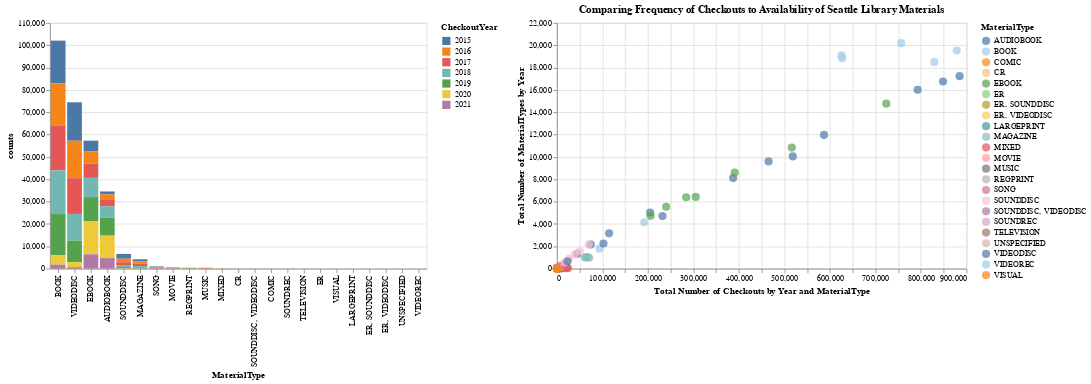

Notebook cell for this chart:
### Markdown cell above
So here we used Altair's horizontal concatenation to place our charts next to each other (you can read more about how to concat here https://altair-viz.github.io/user_guide/compound_charts.html#hconcat-chart) but it's not quite working. Let's tweak our code!

### Code cell
alt.hconcat(chart, chart1).resolve_scale(color='independent')

### Figure 1 — Vega-Lite specification as saved in the notebook (floating-point values rounded to 4 significant figures)
{"config": {"view": {"continuousWidth": 400, "continuousHeight": 300}}, "hconcat": [{"data": {"name": "data-c2dd5e1f1a5430265fd9093d1d9f1eaa"}, "mark": "bar", "encoding": {"color": {"type": "nominal", "field": "CheckoutYear"}, "opacity": {"condition": {"value": 1, "selection": "selector051"}, "value": 0.2}, "tooltip": [{"type": "nominal", "field": "MaterialType"}, {"type": "quantitative", "field": "counts"}, {"type": "quantitative", "field": "CheckoutYear"}], "x": {"type": "nominal", "field": "MaterialType", "sort": "-y"}, "y": {"type": "quantitative", "field": "counts"}}, "selection": {"selector051": {"type": "multi", "fields": ["CheckoutYear"], "bind": "legend"}}}, {"data": {"name": "data-91288d054c8f7ace7b336f2787a4fe37"}, "mark": {"type": "circle", "size": 100}, "encoding": {"color": {"type": "nominal", "field": "MaterialType", "scale": {"scheme": "tableau20"}}, "tooltip": [{"type": "nominal", "field": "MaterialType"}, {"type": "quantitative", "field": "counts"}, {"type": "quantitative", "field": "total_checkouts"}], "x": {"type": "quantitative", "axis": {"title": "Total Number of Checkouts by Year and MaterialType"}, "field": "total_checkouts"}, "y": {"type": "quantitative", "axis": {"title": "Total Number of MaterialTypes by Year"}, "field": "counts"}}, "height": 300, "title": "Comparing Frequency of Checkouts to Availability of Seattle Library Materials", "width": 500}], "resolve": {"scale": {"color": "independent"}}, "$schema": "https://vega.github.io/schema/vega-lite/v4.8.1.json", "datasets": {"data-c2dd5e1f1a5430265fd9093d1d9f1eaa": [{"MaterialType": "AUDIOBOOK", "CheckoutYear": 2015, "counts": 1321}, {"MaterialType": "AUDIOBOOK", "CheckoutYear": 2016, "counts": 2163}, {"MaterialType": "AUDIOBOOK", "CheckoutYear": 2017, "counts": 3164}, {"MaterialType": "AUDIOBOOK", "CheckoutYear": 2018, "counts": 5027}, {"MaterialType": "AUDIOBOOK", "CheckoutYear": 2019, "counts": 8111}, {"MaterialType": "AUDIOBOOK", "CheckoutYear": 2020, "counts": 10050}, {"MaterialType": "AUDIOBOOK", "CheckoutYear": 2021, "counts": 4706}, {"MaterialType": "BOOK", "CheckoutYear": 2015, "counts": 19087}, {"MaterialType": "BOOK", "CheckoutYear": 2016, "counts": 18844}, {"MaterialType": "BOOK", "CheckoutYear": 2017, "counts": 20187}, {"MaterialType": "BOOK", "CheckoutYear": 2018, "counts": 19524}, {"MaterialType": "BOOK", "CheckoutYear": 2019, "counts": 18495}, {"MaterialType": "BOOK", "CheckoutYear": 2020, "counts": 4151}, {"MaterialType": "BOOK", "CheckoutYear": 2021, "counts": 1788}, {"MaterialType": "COMIC", "CheckoutYear": 2016, "counts": 1}, {"MaterialType": "COMIC", "CheckoutYear": 2017, "counts": 43}, {"MaterialType": "COMIC", "CheckoutYear": 2018, "counts": 39}, {"MaterialType": "CR", "CheckoutYear": 2015, "counts": 24}, {"MaterialType": "CR", "CheckoutYear": 2016, "counts": 25}, {"MaterialType": "CR", "CheckoutYear": 2017, "counts": 24}, {"MaterialType": "CR", "CheckoutYear": 2018, "counts": 18}, {"MaterialType": "CR", "CheckoutYear": 2019, "counts": 17}, {"MaterialType": "CR", "CheckoutYear": 2020, "counts": 4}, {"MaterialType": "EBOOK", "CheckoutYear": 2015, "counts": 4732}, {"MaterialType": "EBOOK", "CheckoutYear": 2016, "counts": 5540}, {"MaterialType": "EBOOK", "CheckoutYear": 2017, "counts": 6394}, {"MaterialType": "EBOOK", "CheckoutYear": 2018, "counts": 8607}, {"MaterialType": "EBOOK", "CheckoutYear": 2019, "counts": 10837}, {"MaterialType": "EBOOK", "CheckoutYear": 2020, "counts": 14769}, {"MaterialType": "EBOOK", "CheckoutYear": 2021, "counts": 6420}, {"MaterialType": "ER", "CheckoutYear": 2015, "counts": 8}, {"MaterialType": "ER", "CheckoutYear": 2016, "counts": 1}, {"MaterialType": "ER", "CheckoutYear": 2017, "counts": 10}, {"MaterialType": "ER", "CheckoutYear": 2018, "counts": 11}, {"MaterialType": "ER", "CheckoutYear": 2020, "counts": 2}, {"MaterialType": "ER", "CheckoutYear": 2021, "counts": 2}, {"MaterialType": "ER, SOUNDDISC", "CheckoutYear": 2015, "counts": 1}, {"MaterialType": "ER, SOUNDDISC", "CheckoutYear": 2016, "counts": 2}, {"MaterialType": "ER, SOUNDDISC", "CheckoutYear": 2017, "counts": 6}, {"MaterialType": "ER, SOUNDDISC", "CheckoutYear": 2018, "counts": 1}, {"MaterialType": "ER, VIDEODISC", "CheckoutYear": 2019, "counts": 8}, {"MaterialType": "ER, VIDEODISC", "CheckoutYear": 2020, "counts": 1}, {"MaterialType": "LARGEPRINT", "CheckoutYear": 2015, "counts": 6}, {"MaterialType": "LARGEPRINT", "CheckoutYear": 2017, "counts": 1}, {"MaterialType": "LARGEPRINT", "CheckoutYear": 2018, "counts": 9}, {"MaterialType": "LARGEPRINT", "CheckoutYear": 2019, "counts": 2}, {"MaterialType": "LARGEPRINT", "CheckoutYear": 2021, "counts": 1}, {"MaterialType": "MAGAZINE", "CheckoutYear": 2015, "counts": 1001}, {"MaterialType": "MAGAZINE", "CheckoutYear": 2016, "counts": 1033}, {"MaterialType": "MAGAZINE", "CheckoutYear": 2017, "counts": 1014}, {"MaterialType": "MAGAZINE", "CheckoutYear": 2018, "counts": 977}, {"MaterialType": "MAGAZINE", "CheckoutYear": 2019, "counts": 172}, {"MaterialType": "MIXED", "CheckoutYear": 2015, "counts": 24}, {"MaterialType": "MIXED", "CheckoutYear": 2016, "counts": 33}, {"MaterialType": "MIXED", "CheckoutYear": 2017, "counts": 32}, {"MaterialType": "MIXED", "CheckoutYear": 2018, "counts": 36}, {"MaterialType": "MIXED", "CheckoutYear": 2019, "counts": 46}, {"MaterialType": "MIXED", "CheckoutYear": 2020, "counts": 19}, {"MaterialType": "MIXED", "CheckoutYear": 2021, "counts": 5}, {"MaterialType": "MOVIE", "CheckoutYear": 2015, "counts": 143}, {"MaterialType": "MOVIE", "CheckoutYear": 2016, "counts": 172}, {"MaterialType": "MOVIE", "CheckoutYear": 2017, "counts": 198}, {"MaterialType": "MOVIE", "CheckoutYear": 2018, "counts": 83}, {"MaterialType": "MUSIC", "CheckoutYear": 2015, "counts": 105}, {"MaterialType": "MUSIC", "CheckoutYear": 2016, "counts": 97}, {"MaterialType": "MUSIC", "CheckoutYear": 2017, "counts": 125}, {"MaterialType": "MUSIC", "CheckoutYear": 2018, "counts": 54}, {"MaterialType": "MUSIC", "CheckoutYear": 2019, "counts": 1}, {"MaterialType": "REGPRINT", "CheckoutYear": 2015, "counts": 26}, {"MaterialType": "REGPRINT", "CheckoutYear": 2016, "counts": 46}, {"MaterialType": "REGPRINT", "CheckoutYear": 2017, "counts": 32}, {"MaterialType": "REGPRINT", "CheckoutYear": 2018, "counts": 114}, {"MaterialType": "REGPRINT", "CheckoutYear": 2019, "counts": 164}, {"MaterialType": "REGPRINT", "CheckoutYear": 2020, "counts": 36}, {"MaterialType": "REGPRINT", "CheckoutYear": 2021, "counts": 29}, {"MaterialType": "SONG", "CheckoutYear": 2015, "counts": 339}, {"MaterialType": "SONG", "CheckoutYear": 2016, "counts": 345}, {"MaterialType": "SONG", "CheckoutYear": 2017, "counts": 248}, {"MaterialType": "SONG", "CheckoutYear": 2018, "counts": 43}, {"MaterialType": "SOUNDDISC", "CheckoutYear": 2015, "counts": 2159}, {"MaterialType": "SOUNDDISC", "CheckoutYear": 2016, "counts": 1570}, {"MaterialType": "SOUNDDISC", "CheckoutYear": 2017, "counts": 1275}, {"MaterialType": "SOUNDDISC", "CheckoutYear": 2018, "counts": 899}, {"MaterialType": "SOUNDDISC", "CheckoutYear": 2019, "counts": 580}, {"MaterialType": "SOUNDDISC", "CheckoutYear": 2020, "counts": 98}, {"MaterialType": "SOUNDDISC", "CheckoutYear": 2021, "counts": 12}, {"MaterialType": "SOUNDDISC, VIDEODISC", "CheckoutYear": 2015, "counts": 38}, {"MaterialType": "SOUNDDISC, VIDEODISC", "CheckoutYear": 2016, "counts": 21}, {"MaterialType": "SOUNDDISC, VIDEODISC", "CheckoutYear": 2017, "counts": 24}, {"MaterialType": "SOUNDDISC, VIDEODISC", "CheckoutYear": 2018, "counts": 6}, {"MaterialType": "SOUNDREC", "CheckoutYear": 2015, "counts": 34}, {"MaterialType": "SOUNDREC", "CheckoutYear": 2016, "counts": 26}, {"MaterialType": "SOUNDREC", "CheckoutYear": 2017, "counts": 13}, {"MaterialType": "SOUNDREC", "CheckoutYear": 2018, "counts": 6}, {"MaterialType": "SOUNDREC", "CheckoutYear": 2019, "counts": 3}, {"MaterialType": "TELEVISION", "CheckoutYear": 2015, "counts": 7}, {"MaterialType": "TELEVISION", "CheckoutYear": 2016, "counts": 17}, {"MaterialType": "TELEVISION", "CheckoutYear": 2017, "counts": 5}, {"MaterialType": "TELEVISION", "CheckoutYear": 2018, "counts": 10}, {"MaterialType": "UNSPECIFIED", "CheckoutYear": 2021, "counts": 2}, {"MaterialType": "VIDEODISC", "CheckoutYear": 2015, "counts": 17230}, {"MaterialType": "VIDEODISC", "CheckoutYear": 2016, "counts": 16755}, {"MaterialType": "VIDEODISC", "CheckoutYear": 2017, "counts": 16006}, {"MaterialType": "VIDEODISC", "CheckoutYear": 2018, "counts": 11975}, {"MaterialType": "VIDEODISC", "CheckoutYear": 2019, "counts": 9596}, {"MaterialType": "VIDEODISC", "CheckoutYear": 2020, "counts": 2253}, {"MaterialType": "VIDEODISC", "CheckoutYear": 2021, "counts": 658}, {"MaterialType": "VIDEOREC", "CheckoutYear": 2017, "counts": 2}, {"MaterialType": "VISUAL", "CheckoutYear": 2015, "counts": 13}, {"MaterialType": "VISUAL", "CheckoutYear": 2016, "counts": 14}, {"MaterialType": "VISUAL", "CheckoutYear": 2017, "counts": 4}], "data-91288d054c8f7ace7b336f2787a4fe37": [{"MaterialType": "AUDIOBOOK", "CheckoutYear": 2015, "counts": 1321, "total_checkouts": 44663}, {"MaterialType": "AUDIOBOOK", "CheckoutYear": 2016, "counts": 2163, "total_checkouts": 74295}, {"MaterialType": "AUDIOBOOK", "CheckoutYear": 2017, "counts": 3164, "total_checkouts": 114625}, {"MaterialType": "AUDIOBOOK", "CheckoutYear": 2018, "counts": 5027, "total_checkouts": 204860}, {"MaterialType": "AUDIOBOOK", "CheckoutYear": 2019, "counts": 8111, "total_checkouts": 387261}, {"MaterialType": "AUDIOBOOK", "CheckoutYear": 2020, "counts": 10050, "total_checkouts": 518403}, {"MaterialType": "AUDIOBOOK", "CheckoutYear": 2021, "counts": 4706, "total_checkouts": 232019}, {"MaterialType": "BOOK", "CheckoutYear": 2015, "counts": 19087, "total_checkouts": 625294}, {"MaterialType": "BOOK", "CheckoutYear": 2016, "counts": 18844, "total_checkouts": 626790}, {"MaterialType": "BOOK", "CheckoutYear": 2017, "counts": 20187, "total_checkouts": 756614}, {"MaterialType": "BOOK", "CheckoutYear": 2018, "counts": 19524, "total_checkouts": 878787}, {"MaterialType": "BOOK", "CheckoutYear": 2019, "counts": 18495, "total_checkouts": 829383}, {"MaterialType": "BOOK", "CheckoutYear": 2020, "counts": 4151, "total_checkouts": 191953}, {"MaterialType": "BOOK", "CheckoutYear": 2021, "counts": 1788, "total_checkouts": 93416}, {"MaterialType": "COMIC", "CheckoutYear": 2016, "counts": 1, "total_checkouts": 20}, {"MaterialType": "COMIC", "CheckoutYear": 2017, "counts": 43, "total_checkouts": 1159}, {"MaterialType": "COMIC", "CheckoutYear": 2018, "counts": 39, "total_checkouts": 1184}, {"MaterialType": "CR", "CheckoutYear": 2015, "counts": 24, "total_checkouts": 917}, {"MaterialType": "CR", "CheckoutYear": 2016, "counts": 25, "total_checkouts": 1000}, {"MaterialType": "CR", "CheckoutYear": 2017, "counts": 24, "total_checkouts": 1122}, {"MaterialType": "CR", "CheckoutYear": 2018, "counts": 18, "total_checkouts": 943}, {"MaterialType": "CR", "CheckoutYear": 2019, "counts": 17, "total_checkouts": 701}, {"MaterialType": "CR", "CheckoutYear": 2020, "counts": 4, "total_checkouts": 169}, {"MaterialType": "EBOOK", "CheckoutYear": 2015, "counts": 4732, "total_checkouts": 205799}, {"MaterialType": "EBOOK", "CheckoutYear": 2016, "counts": 5540, "total_checkouts": 240077}, {"MaterialType": "EBOOK", "CheckoutYear": 2017, "counts": 6394, "total_checkouts": 284035}, {"MaterialType": "EBOOK", "CheckoutYear": 2018, "counts": 8607, "total_checkouts": 390728}, {"MaterialType": "EBOOK", "CheckoutYear": 2019, "counts": 10837, "total_checkouts": 516170}, {"MaterialType": "EBOOK", "CheckoutYear": 2020, "counts": 14769, "total_checkouts": 723980}, {"MaterialType": "EBOOK", "CheckoutYear": 2021, "counts": 6420, "total_checkouts": 305224}, {"MaterialType": "ER", "CheckoutYear": 2015, "counts": 8, "total_checkouts": 248}, {"MaterialType": "ER", "CheckoutYear": 2016, "counts": 1, "total_checkouts": 20}, {"MaterialType": "ER", "CheckoutYear": 2017, "counts": 10, "total_checkouts": 408}, {"MaterialType": "ER", "CheckoutYear": 2018, "counts": 11, "total_checkouts": 1227}, {"MaterialType": "ER", "CheckoutYear": 2020, "counts": 2, "total_checkouts": 50}, {"MaterialType": "ER", "CheckoutYear": 2021, "counts": 2, "total_checkouts": 46}, {"MaterialType": "ER, SOUNDDISC", "CheckoutYear": 2015, "counts": 1, "total_checkouts": 20}, {"MaterialType": "ER, SOUNDDISC", "CheckoutYear": 2016, "counts": 2, "total_checkouts": 119}, {"MaterialType": "ER, SOUNDDISC", "CheckoutYear": 2017, "counts": 6, "total_checkouts": 237}, {"MaterialType": "ER, SOUNDDISC", "CheckoutYear": 2018, "counts": 1, "total_checkouts": 21}, {"MaterialType": "ER, VIDEODISC", "CheckoutYear": 2019, "counts": 8, "total_checkouts": 251}, {"MaterialType": "ER, VIDEODISC", "CheckoutYear": 2020, "counts": 1, "total_checkouts": 24}, {"MaterialType": "LARGEPRINT", "CheckoutYear": 2015, "counts": 6, "total_checkouts": 209}, {"MaterialType": "LARGEPRINT", "CheckoutYear": 2017, "counts": 1, "total_checkouts": 24}, {"MaterialType": "LARGEPRINT", "CheckoutYear": 2018, "counts": 9, "total_checkouts": 229}, {"MaterialType": "LARGEPRINT", "CheckoutYear": 2019, "counts": 2, "total_checkouts": 45}, {"MaterialType": "LARGEPRINT", "CheckoutYear": 2021, "counts": 1, "total_checkouts": 23}, {"MaterialType": "MAGAZINE", "CheckoutYear": 2015, "counts": 1001, "total_checkouts": 61971}, {"MaterialType": "MAGAZINE", "CheckoutYear": 2016, "counts": 1033, "total_checkouts": 67493}, {"MaterialType": "MAGAZINE", "CheckoutYear": 2017, "counts": 1014, "total_checkouts": 63089}, {"MaterialType": "MAGAZINE", "CheckoutYear": 2018, "counts": 977, "total_checkouts": 70960}, {"MaterialType": "MAGAZINE", "CheckoutYear": 2019, "counts": 172, "total_checkouts": 20698}, {"MaterialType": "MIXED", "CheckoutYear": 2015, "counts": 24, "total_checkouts": 2950}, {"MaterialType": "MIXED", "CheckoutYear": 2016, "counts": 33, "total_checkouts": 9987}, {"MaterialType": "MIXED", "CheckoutYear": 2017, "counts": 32, "total_checkouts": 13484}, {"MaterialType": "MIXED", "CheckoutYear": 2018, "counts": 36, "total_checkouts": 24429}, {"MaterialType": "MIXED", "CheckoutYear": 2019, "counts": 46, "total_checkouts": 21592}, {"MaterialType": "MIXED", "CheckoutYear": 2020, "counts": 19, "total_checkouts": 8967}, {"MaterialType": "MIXED", "CheckoutYear": 2021, "counts": 5, "total_checkouts": 2105}, {"MaterialType": "MOVIE", "CheckoutYear": 2015, "counts": 143, "total_checkouts": 4591}, {"MaterialType": "MOVIE", "CheckoutYear": 2016, "counts": 172, "total_checkouts": 6011}, {"MaterialType": "MOVIE", "CheckoutYear": 2017, "counts": 198, "total_checkouts": 6375}, {"MaterialType": "MOVIE", "CheckoutYear": 2018, "counts": 83, "total_checkouts": 2536}, {"MaterialType": "MUSIC", "CheckoutYear": 2015, "counts": 105, "total_checkouts": 3683}, {"MaterialType": "MUSIC", "CheckoutYear": 2016, "counts": 97, "total_checkouts": 3578}, {"MaterialType": "MUSIC", "CheckoutYear": 2017, "counts": 125, "total_checkouts": 4595}, {"MaterialType": "MUSIC", "CheckoutYear": 2018, "counts": 54, "total_checkouts": 1983}, {"MaterialType": "MUSIC", "CheckoutYear": 2019, "counts": 1, "total_checkouts": 34}, {"MaterialType": "REGPRINT", "CheckoutYear": 2015, "counts": 26, "total_checkouts": 754}, {"MaterialType": "REGPRINT", "CheckoutYear": 2016, "counts": 46, "total_checkouts": 1390}, {"MaterialType": "REGPRINT", "CheckoutYear": 2017, "counts": 32, "total_checkouts": 1844}, {"MaterialType": "REGPRINT", "CheckoutYear": 2018, "counts": 114, "total_checkouts": 5739}, {"MaterialType": "REGPRINT", "CheckoutYear": 2019, "counts": 164, "total_checkouts": 7896}, {"MaterialType": "REGPRINT", "CheckoutYear": 2020, "counts": 36, "total_checkouts": 1977}, {"MaterialType": "REGPRINT", "CheckoutYear": 2021, "counts": 29, "total_checkouts": 1677}, {"MaterialType": "SONG", "CheckoutYear": 2015, "counts": 339, "total_checkouts": 17115}, {"MaterialType": "SONG", "CheckoutYear": 2016, "counts": 345, "total_checkouts": 13954}, {"MaterialType": "SONG", "CheckoutYear": 2017, "counts": 248, "total_checkouts": 8164}, {"MaterialType": "SONG", "CheckoutYear": 2018, "counts": 43, "total_checkouts": 1481}, {"MaterialType": "SOUNDDISC", "CheckoutYear": 2015, "counts": 2159, "total_checkouts": 70073}, {"MaterialType": "SOUNDDISC", "CheckoutYear": 2016, "counts": 1570, "total_checkouts": 50329}, {"MaterialType": "SOUNDDISC", "CheckoutYear": 2017, "counts": 1275, "total_checkouts": 39148}, {"MaterialType": "SOUNDDISC", "CheckoutYear": 2018, "counts": 899, "total_checkouts": 26753}, {"MaterialType": "SOUNDDISC", "CheckoutYear": 2019, "counts": 580, "total_checkouts": 16688}, {"MaterialType": "SOUNDDISC", "CheckoutYear": 2020, "counts": 98, "total_checkouts": 2783}, {"MaterialType": "SOUNDDISC", "CheckoutYear": 2021, "counts": 12, "total_checkouts": 348}, {"MaterialType": "SOUNDDISC, VIDEODISC", "CheckoutYear": 2015, "counts": 38, "total_checkouts": 1015}, {"MaterialType": "SOUNDDISC, VIDEODISC", "CheckoutYear": 2016, "counts": 21, "total_checkouts": 889}, {"MaterialType": "SOUNDDISC, VIDEODISC", "CheckoutYear": 2017, "counts": 24, "total_checkouts": 865}, {"MaterialType": "SOUNDDISC, VIDEODISC", "CheckoutYear": 2018, "counts": 6, "total_checkouts": 136}, {"MaterialType": "SOUNDREC", "CheckoutYear": 2015, "counts": 34, "total_checkouts": 836}, {"MaterialType": "SOUNDREC", "CheckoutYear": 2016, "counts": 26, "total_checkouts": 619}, {"MaterialType": "SOUNDREC", "CheckoutYear": 2017, "counts": 13, "total_checkouts": 325}, {"MaterialType": "SOUNDREC", "CheckoutYear": 2018, "counts": 6, "total_checkouts": 131}, {"MaterialType": "SOUNDREC", "CheckoutYear": 2019, "counts": 3, "total_checkouts": 62}, {"MaterialType": "TELEVISION", "CheckoutYear": 2015, "counts": 7, "total_checkouts": 275}, {"MaterialType": "TELEVISION", "CheckoutYear": 2016, "counts": 17, "total_checkouts": 441}, {"MaterialType": "TELEVISION", "CheckoutYear": 2017, "counts": 5, "total_checkouts": 169}, {"MaterialType": "TELEVISION", "CheckoutYear": 2018, "counts": 10, "total_checkouts": 292}, {"MaterialType": "UNSPECIFIED", "CheckoutYear": 2021, "counts": 2, "total_checkouts": 42}, {"MaterialType": "VIDEODISC", "CheckoutYear": 2015, "counts": 17230, "total_checkouts": 884973}, {"MaterialType": "VIDEODISC", "CheckoutYear": 2016, "counts": 16755, "total_checkouts": 848560}, {"MaterialType": "VIDEODISC", "CheckoutYear": 2017, "counts": 16006, "total_checkouts": 792739}, {"MaterialType": "VIDEODISC", "CheckoutYear": 2018, "counts": 11975, "total_checkouts": 587043}, {"MaterialType": "VIDEODISC", "CheckoutYear": 2019, "counts": 9596, "total_checkouts": 465175}, {"MaterialType": "VIDEODISC", "CheckoutYear": 2020, "counts": 2253, "total_checkouts": 102239}, {"MaterialType": "VIDEODISC", "CheckoutYear": 2021, "counts": 658, "total_checkouts": 23427}, {"MaterialType": "VIDEOREC", "CheckoutYear": 2017, "counts": 2, "total_checkouts": 45}, {"MaterialType": "VISUAL", "CheckoutYear": 2015, "counts": 13, "total_checkouts": 298}, {"MaterialType": "VISUAL", "CheckoutYear": 2016, "counts": 14, "total_checkouts": 350}, {"MaterialType": "VISUAL", "CheckoutYear": 2017, "counts": 4, "total_checkouts": 124}]}}
